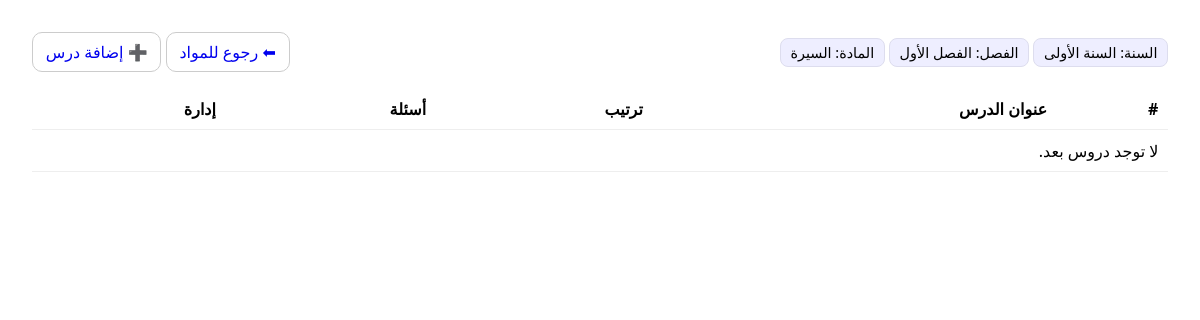
The app's page /term/1/subject/4/lessons/ with its own data.
### edu/models.py (models this page shows, shortened)
class Term(models.Model):
    year = models.ForeignKey(Year, on_delete=models.CASCADE, related_name='terms')
    number = models.PositiveSmallIntegerField(choices=[(1, 'الفصل الأول'), (2, 'الفصل الثاني')])
    class Meta:
        unique_together = [('year', 'number')]
        verbose_name = 'فصل'
        verbose_name_plural = 'فصول'
    def __str__(self):
        return f"{self.year} - {dict(self._meta.get_field('number').choices).get(self.number)}"

class Year(models.Model):
    number = models.PositiveSmallIntegerField(choices=[(1, 'السنة الأولى'), (2, 'السنة الثانية')])
    class Meta:
        unique_together = [('number',)]
        verbose_name = 'سنة'
        verbose_name_plural = 'سنوات'
    def __str__(self):
        return dict(self._meta.get_field('number').choices).get(self.number, str(self.number))

class Subject(models.Model):
    name = models.CharField(max_length=100, unique=True)
    class Meta:
        verbose_name = 'مادة'
        verbose_name_plural = 'مواد'

### edu/views.py (the view)
# urls.py: path('term/<int:term_id>/subject/<int:subject_id>/lessons/', lessons_list_view, name='lessons_list'),
def lessons_list_view(request, term_id, subject_id):
    offering = get_offering_or_404(term_id, subject_id)
    lessons = (
        offering.lessons
        .annotate(question_count=Count('questions', distinct=True))  # ← عدد الأسئلة لكل درس
        .order_by('order', 'id')
    )
    return render(request, 'lessons_list.html', {
        'offering': offering,
        'term': offering.term,
        'subject': offering.subject,
        'lessons': lessons,
    })

### edu/views.py (called while the page is built)
def get_offering_or_404(term_id, subject_id):
    return get_object_or_404(SubjectOffering, term_id=term_id, subject_id=subject_id)

### templates/lessons_list.html (shortened to what this page needs)
<!doctype html>
<html lang="ar" dir="rtl">
<head>
</head>
<body>
  <div class="header">
    <div>
      <span class="badge">السنة: {{ term.year }}</span>
      <span class="badge">الفصل: {{ term.get_number_display }}</span>
      <span class="badge">المادة: {{ subject.name }}</span>
    </div>
    <div>
      <a class="btn" href="{% url 'term_subjects' term.id %}">⬅ رجوع للمواد</a>
      <a class="btn" href="{% url 'lesson_create' term.id subject.id %}">➕ إضافة درس</a>
    </div>
  </div>
  <table>
    <thead>
      <tr>
        <th>#</th>
        <th>عنوان الدرس</th>
        <th>ترتيب</th>
        <th>أسئلة</th>
        <th>إدارة</th>
      </tr>
    </thead>
<tbody>
  {% for lesson in lessons %}
    <tr>
      <td>{{ forloop.counter }}</td>
      <td>
        <a class="lesson-link" href="{% url 'lesson_detail' term.id subject.id lesson.id %}">
          {{ lesson.title }}
        </a>
        <a class="edit-pencil" href="{% url 'lesson_update' term.id subject.id lesson.id %}" title="تعديل اسم الدرس">✏️</a>
      </td>
      <td>{{ lesson.order }}</td>
      <td>
        {% if lesson.question_count and lesson.question_count > 0 %}
          <a class="q-badge has" href="{% url 'lesson_questions' term.id subject.id lesson.id %}" title="عرض أسئلة الدرس">
            ❓ {{ lesson.question_count }}
          </a>
        {% else %}
          <span class="q-badge empty" title="لا توجد أسئلة">—</span>
        {% endif %}
      </td>
      <td class="actions">
        <a class="btn" href="{% url 'lesson_manage' term.id subject.id lesson.id %}">🧰 إدارة (محتوى/أسئلة)</a>
        <a class="btn" href="{% url 'lesson_delete' term.id subject.id lesson.id %}">🗑️ حذف</a>
      </td>
    </tr>
  {% empty %}
    <tr><td colspan="5">لا توجد دروس بعد.</td></tr>
  {% endfor %}
</tbody>
  </table>
</body>
</html>

### templates/lessons_list.html (style rules this page uses)
body { font-family:system-ui,Tahoma; margin:2rem; }
.header { display:flex; justify-content:space-between; align-items:center; gap:1rem; flex-wrap:wrap }
.badge { display:inline-block; background:#eef; border:1px solid #dde; padding:.25rem .6rem; border-radius:8px; font-size:.9rem }
.btn { padding:.5rem .8rem; border-radius:10px; border:1px solid #ccc; text-decoration:none; display:inline-block }
table { width:100%; border-collapse:collapse; margin-top:1rem }
th,td { border-bottom:1px solid #eee; padding:.6rem; text-align:right }

### records on screen
Term: year "السنة الأولى", number "الفصل الأول"
Subject: name "السيرة"
